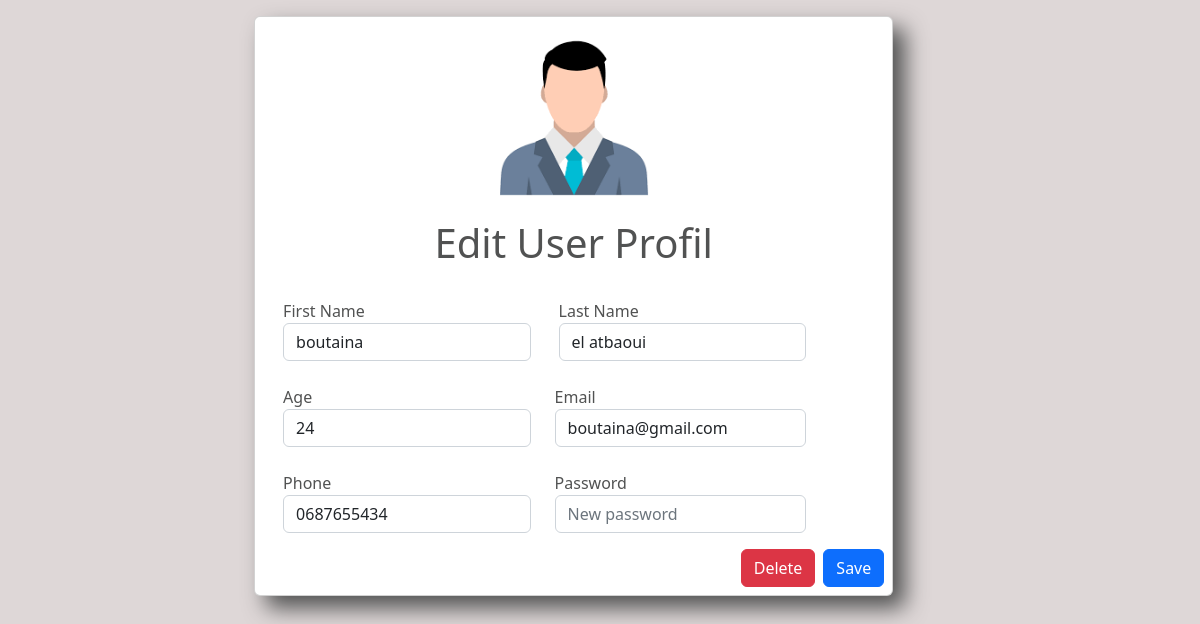
The app's page /edituser.php?iduser=1, older data.
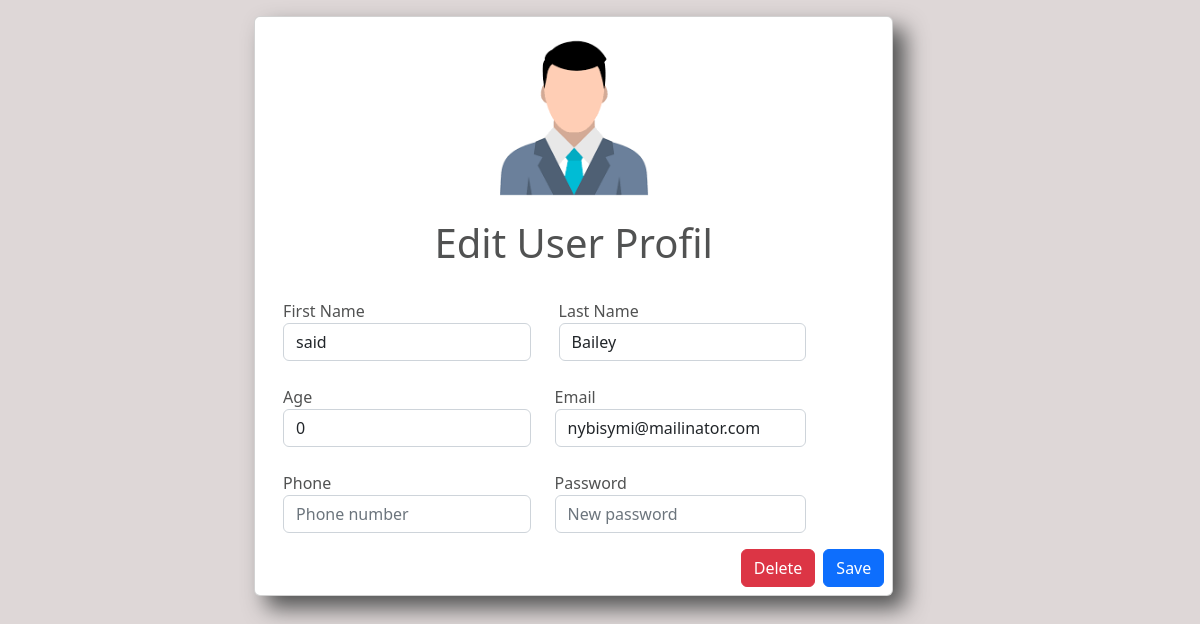
The same page, newer data.
### tables this page shows
CREATE TABLE IF NOT EXISTS `users` (
  `id` int NOT NULL AUTO_INCREMENT,
  `first_name` varchar(50) NOT NULL,
  `last_name` varchar(50) NOT NULL,
  `age` int DEFAULT NULL,
  `email` varchar(255) NOT NULL,
  `phone` varchar(18) DEFAULT NULL,
  `password` varchar(255) NOT NULL,
  `admin` int NOT NULL DEFAULT '0',
  `created_at` timestamp NOT NULL DEFAULT CURRENT_TIMESTAMP,
  `updated_at` timestamp NOT NULL,
  `updated_by` int NOT NULL,
  PRIMARY KEY (`id`)
);

### models/connection.php (called while the page is built, shortened)
<?php
class Connection
{
      private $serv = 'localhost';
      private $user = 'root';
      private $pass = '';
      private $bd = 'youtrain';
      private function pdoConnection()
      {
            $con = new PDO('mysql:host=' . $this->serv . ';dbname=' . $this->bd, $this->user, $this->pass);
            $con->setAttribute(PDO::ATTR_DEFAULT_FETCH_MODE, PDO::FETCH_ASSOC);
            try {
                  return $con;
            } catch (PDOException $e) {
                  echo 'Database Error: ' . $e->getMessage();
            }
      }
      public function connect()
      {
            return $this->pdoConnection();
      }
}

### models/user.php (called while the page is built, shortened)
<?php
require 'connection.php';
class User extends Connection
{
    public $id;
    function __construct($email = null, $password = null, $first_name = null, $last_name = null, $phone = null, $age = null, $id = null, $admin = null)
    {
        $this->id = $id;
    }
    public function getUser()
    {
        $sql = "SELECT * FROM users where id = ?";
        $stmt = $this->connect()->prepare($sql);
        $stmt->execute([$this->id]);
        $result = $stmt->fetch();
        return $result;
    }
    function setId($id)
    {
        $this->id = $id;
    }
}

### edituser.php (the view, shortened to what this page needs)
<?php
require_once 'models/user.php';
if (isset($_GET['iduser'])) {
    $obj = new User();
    $obj->setId($_GET['iduser']);
    $user = $obj->getUser();
} else {
    $obj = new User();
    $obj->setId($_SESSION['id']);
    $user = $obj->getUser();
}
?>
<!DOCTYPE html>
<html lang="en">
<head>
    <link rel="stylesheet" href="https://cdn.jsdelivr.net/gh/guillaumepotier/Parsley.js@2.9.2/doc/assets/docs.css">
    <link rel="stylesheet" href="https://cdn.jsdelivr.net/gh/guillaumepotier/Parsley.js@2.9.2/src/parsley.css">
    <link rel="stylesheet" href="assets/css/style.css">
    <link rel="stylesheet" href="https://cdn.jsdelivr.net/npm/bootstrap-icons@1.9.1/font/bootstrap-icons.css%22%3E">
    <link href="https://cdn.jsdelivr.net/npm/bootstrap@5.2.2/dist/css/bootstrap.min.css" rel="stylesheet">
</head>
<body class="bol">
    <form action="controllers/userController.php" method="POST">
        <div class="container col-4 mb-3 mt-3">
            <div class="card card-edit">
                <img src="assets/img/user.png" class="img-user img-fluid">
                <div class="row">
                    <h1 class="text-center">Edit User Profil</h1>
                    <div class="col-5 ms-4 mt-4 ps-md-3 ps-0">
                        <label>First Name</label>
                        <input type="text" name="first_name" placeholder="First Name" value="<?= $user['first_name'] ?>" class="form-control">
                    </div>
                    <div class="col-5 mt-4 ps-md-3">
                        <label>Last Name</label>
                        <input type="text" name="last_name" placeholder="Last Name" value="<?= $user['last_name'] ?>" class="form-control">
                    </div>
                    <div class="col-5 ms-4 mt-4 ps-md-3 ps-0">
                        <label>Age</label>
                        <input type="number" name="age" placeholder="Your age" value="<?= $user['age'] ?>" class="form-control">
                    </div>
                    <div class="col-5 mt-4">
                        <label>Email</label>
                        <input type="email" name="email" placeholder="Email" value="<?= $user['email'] ?>" class="form-control">
                    </div>
                    <div class="col-5 ms-4 mt-4 ps-md-3 ps-0">
                        <label>Phone</label>
                        <input type="number" name="phone" placeholder="Phone number" value="<?= $user['phone'] ?>" class="form-control">
                    </div>
                    <div class="col-5 mt-4 mb-3">
                        <label>Password</label>
                        <input type="password" name="password" placeholder="New password" class="form-control">
                    </div>
                    <div class="botonat d-flex flex-row-reverse">
                        <button type="submit" name="updateUser" class="btn btn-primary me-2 mb-2" id="save">Save</button>
                        <button type="submit" name="delete" class="btn btn-danger me-2 mb-2" id="delete">Delete</a>
                    </div>
                </div>
            </div>
        </div>
    </form>
</body>
</html>

### assets/css/style.css (style rules this page uses)
* { margin: 0; padding: 0; box-sizing: border-box; }
body { overflow-x: hidden; }
.img-user { display: block; margin-left: auto; margin-right: auto; width: 202px; height: 158px; }
.card-edit { box-shadow: 12px 12px 22px; width: 170%; position: absolute; right: 42%; color: rgb(81, 82, 82); }
.bol { background-color: rgb(222, 215, 215); }
.botonat { text-align: end; }
body { background-color: #dadde6 }

Row changes from the older to the newer data that the page shows:
changed users: first_name "boutaina" → "said"; last_name "el atbaoui" → "Bailey"; age "24" → "0"; email "boutaina@gmail.com" → "nybisymi@mailinator.com"; phone "0687655434" → (not shown)
